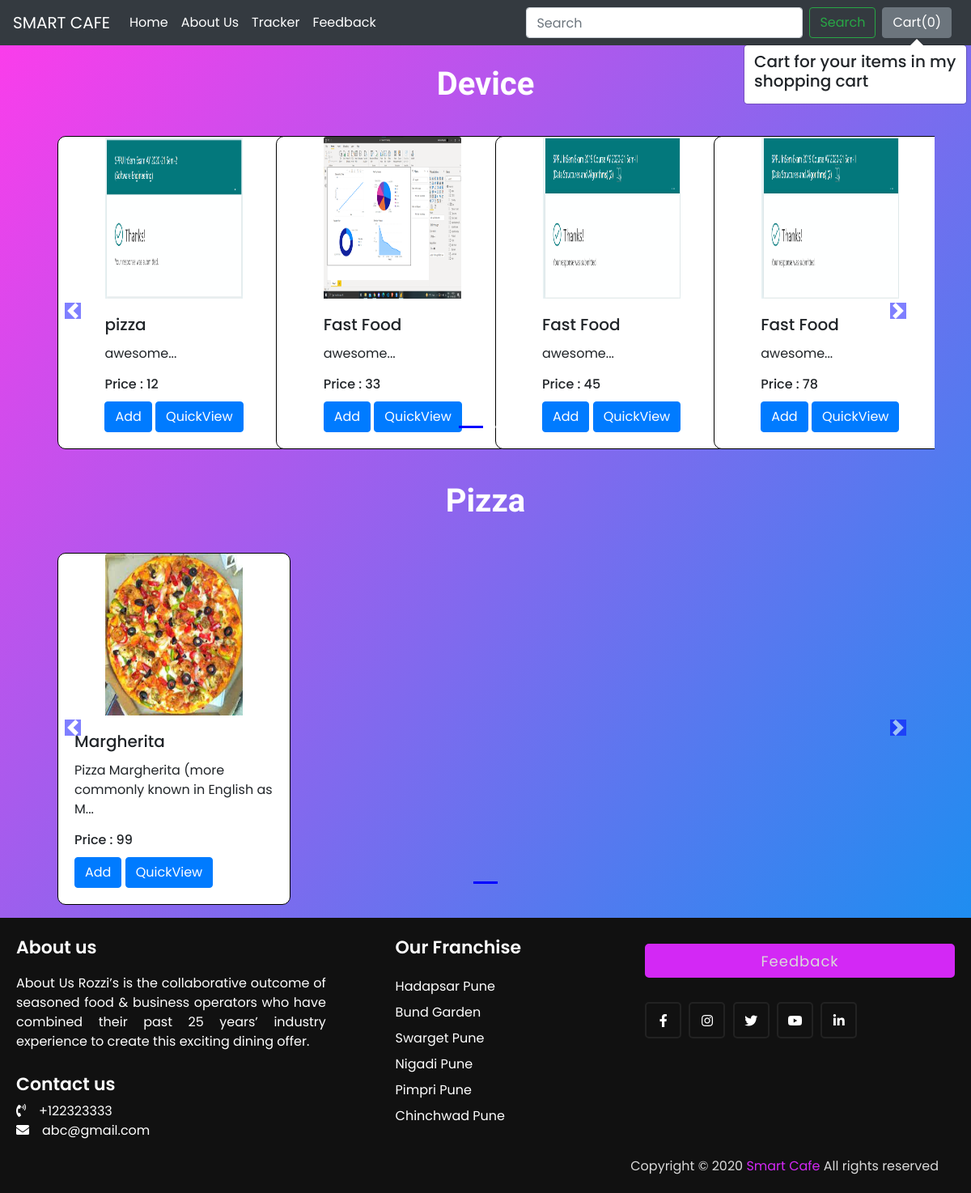
The app's page /shop/ with its own data.
### shop/models.py (models this page shows, shortened)
class Product(models.Model):
    product_id = models.AutoField
    product_name = models.CharField(max_length=50)
    category = models.CharField(max_length=50, default="")
    price = models.IntegerField(default=0)
    desc = models.CharField(max_length=300)
    pub_date = models.DateField()
    image = models.ImageField(upload_to='shop/images', default="")

### shop/views.py (the view)
# urls.py: path('', views.index, name="mainpage"),
def index(request):
    allProds = []
    catprods = Product.objects.values('category', 'id')
    cats = {item['category'] for item in catprods}
    for cat in cats:
        prod = Product.objects.filter(category=cat)
        n = len(prod)
        nSlides = n // 4 + ceil((n / 4) - (n // 4))
        allProds.append([prod, range(1, nSlides), nSlides])
    params = {'allProds':allProds}
    return render(request, 'shop/index.html', params)

### shop/templates/shop/index.html (shortened to what this page needs)
{% extends 'shop/basic.html' %}
{% block body %}
{% load static %}
<body>
<div class="container">
    {% for product, range, nSlides in allProds %}
    <h5 class="my-4 category">{{product.0.category}}</h5>
    <div class="row">
        <div id="demo{{forloop.counter}}" class="col carousel slide my-3" data-ride="carousel">
            <ul class="carousel-indicators">
                <li data-target="#demo{{forloop.counter}}" data-slide-to="0" class="active"></li>
                {% for i in range %}
                <li data-target="#demo{{forloop.parentloop.counter}}" data-slide-to="{{i}}"></li>
                {% endfor %}
            </ul>
            <div class="container carousel-inner no-padding">
                <div class="carousel-item active">
                    {% for i in product %}
                    <div class="col-xs-3 col-sm-3 col-md-3">
                        <div class="card align-items-center" style="width: 18rem;">
                            <img src='/media/{{i.image}}' class="card-img-top" alt="...">
                            <div class="card-body">
                                <h5 class="card-title" id="namepr{{i.id}}">{{i.product_name}}</h5>
                                <p class="card-text">{{i.desc|slice:"0:53"}}...</p>
                                <h6 class="card-title" >Price : <span id="pricepr{{i.id}}">{{i.price}}</span></h6>
                                <span id="divpr{{i.id}}" class="divpr">
                                    <button id="pr{{i.id}}" class="btn btn-primary cart">Add</button>
                                </span>
                                <a href="/shop/products/{{i.id}}"><button id="qv{{i.id}}" class="btn btn-primary cart">QuickView</button></a>
                            </div>
                        </div>
                    </div>
                    {% if forloop.counter|divisibleby:4 and forloop.counter > 0 and not forloop.last %}
                </div>
                <div class="carousel-item">
                    {% endif %}
                    {% endfor %}
                </div>
            </div>
        </div>
        <a class="carousel-control-prev" href="#demo{{forloop.counter}}" data-slide="prev">
            <span class="carousel-control-prev-icon"></span>
        </a>
        <a class="carousel-control-next" href="#demo{{forloop.counter}}" data-slide="next">
            <span class="carousel-control-next-icon"></span>
        </a>
    </div>
    {% endfor %}
</div>
</body>
{% endblock %}

### shop/templates/shop/basic.html (shortened to what this page needs)
{% load static %}
<!doctype html>
<html lang="en">
  <head>
    <link rel="stylesheet" href="https://stackpath.bootstrapcdn.com/bootstrap/4.2.1/css/bootstrap.min.css">
    <link rel="stylesheet" href="{% static 'shop/index.css' %}">
    <link rel="stylesheet" href="https://cdnjs.cloudflare.com/ajax/libs/font-awesome/5.15.3/css/all.min.css" />
  </head>
  <body>
    <nav class="navbar navbar-expand-lg navbar-dark bg-dark">
  <a class="navbar-brand" href="/shop">SMART CAFE</a>
  <div class="collapse navbar-collapse" id="navbarSupportedContent">
    <ul class="navbar-nav mr-auto">
      <li class="nav-item active">
        <a class="nav-link" id = "home" href="#" onclick = "mfunction()" >Home <span class="sr-only">(current)</span></a>
      </li>
      <li class="nav-item active">
        <a class="nav-link" href="/shop/about">About Us </a>
      </li>
      <li class="nav-item active">
        <a class="nav-link" href="/shop/tracker">Tracker</a>
      </li>
      <li class="nav-item active">
        <a class="nav-link" href="/shop/feedback">Feedback</a>
      </li>
    </ul>
    <form method='get' action='/shop/search/' class="form-inline my-2 my-lg-0">
      <input class="form-control mr-sm-2" type="search" placeholder="Search" aria-label="Search" name="search" id="search">
      <button class="btn btn-outline-success my-2 my-sm-0" type="submit">Search</button>
    </form>
    <button type="button" class="btn btn-secondary mx-2" id="popcart" data-container="body" data-toggle="popover" data-placement="bottom" data-html="true" data-content="Vivamus
sagittis lacus vel augue laoreet rutrum faucibus.">
  Cart(<span id="cart">0</span>)
</button>
  </div>
</nav>
  {% block body %} {% endblock %}
  <footer>
   <div class="content">
     <div class="left box">
       <div class="upper">
         <div class="topic">About us</div>
         <p>About Us Rozzi’s is the collaborative outcome of seasoned food & business operators who have combined their past 25 years’ industry experience to create this exciting dining offer.</p>
       </div>
       <div class="lower">
         <div class="topic">Contact us</div>
         <div class="phone">
           <a href="#"><i class="fas fa-phone-volume"></i>+122323333</a>
         </div>
         <div class="email">
           <a href="#"><i class="fas fa-envelope"></i>abc@gmail.com</a>
         </div>
       </div>
     </div>
     <div class="middle box">
       <div class="topic">Our Franchise</div>
       <div><a href="https://goo.gl/maps/Qek1LYorRmWsz3Q57">Hadapsar Pune</a></div>
       <div><a href="https://goo.gl/maps/Qek1LYorRmWsz3Q57">Bund Garden</a></div>
       <div><a href="https://goo.gl/maps/Qek1LYorRmWsz3Q57">Swarget   Pune</a></div>
       <div><a href="https://goo.gl/maps/Qek1LYorRmWsz3Q57">Nigadi    Pune</a></div>
       <div><a href="https://goo.gl/maps/Qek1LYorRmWsz3Q57">Pimpri    Pune</a></div>
       <div><a href="https://goo.gl/maps/Qek1LYorRmWsz3Q57">Chinchwad Pune</a></div>
     </div>
     <div class="right box">
       <form action="./feedback">
         <input type="submit" name="" value="Feedback">
         <div class="media-icons">
           <a href="#"><i class="fab fa-facebook-f"></i></a>
           <a href="#"><i class="fab fa-instagram"></i></a>
           <a href="#"><i class="fab fa-twitter"></i></a>
           <a href="#"><i class="fab fa-youtube"></i></a>
           <a href="#"><i class="fab fa-linkedin-in"></i></a>
         </div>
       </form>
     </div>
   </div>
   <div class="bottom">
     <p>Copyright © 2020 <a href="#">Smart Cafe</a> All rights reserved</p>
   </div>
 </footer>
  </body>
</html>

### shop/static/shop/index.css (style rules this page uses)
* { margin: 0; padding: 0; box-sizing: border-box; font-family: 'Poppins',sans-serif; text-decoration: none; }
footer { width: 100%; bottom: 0; left: 0; background: #111; }
footer .content { max-width: 1350px; margin: auto; padding: 20px; display: flex; flex-wrap: wrap; justify-content: space-between; }
footer .content p,a { color: #fff; }
footer .content .box { width: 33%; transition: all 0.4s ease; }
footer .content .topic { font-size: 22px; font-weight: 600; color: #fff; margin-bottom: 16px; }
footer .content p { text-align: justify; }
footer .content .lower .topic { margin: 24px 0 5px 0; }
footer .content .lower i { padding-right: 16px; }
footer .content .middle { padding-left: 80px; }
footer .content .middle a { line-height: 32px; }
footer .content .right input[type="submit"] { height: 42px; width: 100%; font-size: 18px; color: #d9d9d9; background: #d328f5; outline: none; border-radius: 5px; letter-spacing: 1px; cursor: pointer; margin-top: 12px; border: 2px solid #d328f5; transition: all 0.3s ease-in-out; }
footer .content .media-icons a { font-size: 16px; height: 45px; width: 45px; display: inline-block; text-align: center; line-height: 43px; border-radius: 5px; border: 2px solid #222222; margin: 30px 5px 0 0; transition: all 0.3s ease; }
footer .bottom { width: 100%; text-align: right; color: #d9d9d9; padding: 0 40px 5px 0; }
footer .bottom a { color: #d328f5; }
footer a { transition: all 0.3s ease; }

### records on screen
Product: category "Device", image (picture), product_name "pizza", desc "awesome", price "12"
Product: image (picture), product_name "Fast Food", desc "awesome", price "33"
Product: image (picture), product_name "Fast Food", desc "awesome", price "45"
Product: image (picture), product_name "Fast Food", desc "awesome", price "78"
Product: category "Pizza", image (picture), product_name "Margherita", desc "Pizza Margherita (more commonly known in English as M", price "99"
